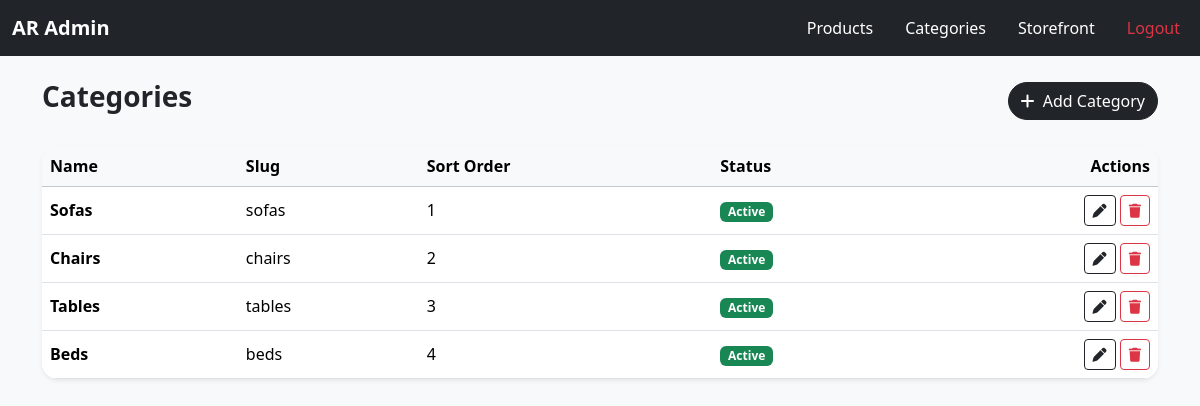
The app's page /admin/categories.php (signed in) with its own data.
### tables this page shows
CREATE TABLE IF NOT EXISTS `categories` (
  `id` INT AUTO_INCREMENT PRIMARY KEY,
  `slug` VARCHAR(100) NOT NULL UNIQUE,
  `name` VARCHAR(100) NOT NULL,
  `sort_order` INT DEFAULT 0,
  `is_active` TINYINT(1) DEFAULT 1,
  `created_at` DATETIME DEFAULT CURRENT_TIMESTAMP
);

### admin/categories.php (the view, shortened to what this page needs)
<?php
require_once __DIR__ . '/../includes/db.php';
require_once __DIR__ . '/../includes/admin_layout.php';
$categories = $pdo->query("SELECT * FROM categories ORDER BY sort_order ASC, name ASC")->fetchAll();
?>
<div class="d-flex justify-content-between align-items-center mb-4">
    <h1 class="h3 fw-bold">Categories</h1>
    <a href="category_edit.php" class="btn btn-dark rounded-pill"><i class="fa-solid fa-plus me-1"></i> Add Category</a>
</div>
<div class="card border-0 shadow-sm rounded-4 overflow-hidden">
    <div class="table-responsive">
        <table class="table align-middle mb-0">
            <thead class="table-light">
                <tr>
                    <th>Name</th>
                    <th>Slug</th>
                    <th>Sort Order</th>
                    <th>Status</th>
                    <th class="text-end">Actions</th>
                </tr>
            </thead>
            <tbody>
                <?php if (empty($categories)): ?>
                    <tr><td colspan="5" class="text-center py-4 text-muted">No categories found.</td></tr>
                <?php else: ?>
                    <?php foreach ($categories as $c): ?>
                        <tr>
                            <td class="fw-bold"><?= htmlspecialchars($c['name']) ?></td>
                            <td><?= htmlspecialchars($c['slug']) ?></td>
                            <td><?= $c['sort_order'] ?></td>
                            <td>
                                <span class="badge <?= $c['is_active'] ? 'bg-success' : 'bg-secondary' ?>">
                                    <?= $c['is_active'] ? 'Active' : 'Inactive' ?>
                                </span>
                            </td>
                            <td class="text-end">
                                <a href="category_edit.php?id=<?= $c['id'] ?>" class="btn btn-sm btn-outline-dark"><i class="fa-solid fa-pen"></i></a>
                                <a href="category_delete.php?id=<?= $c['id'] ?>" class="btn btn-sm btn-outline-danger" onclick="return confirm('Are you sure?')"><i class="fa-solid fa-trash"></i></a>
                            </td>
                        </tr>
                    <?php endforeach; ?>
                <?php endif; ?>
            </tbody>
        </table>
    </div>
</div>

### records on screen
categories: name "Sofas", slug "sofas", sort_order "1", is_active "Active"
categories: name "Chairs", slug "chairs", sort_order "2", is_active "Active"
categories: name "Tables", slug "tables", sort_order "3", is_active "Active"
categories: name "Beds", slug "beds", sort_order "4", is_active "Active"
